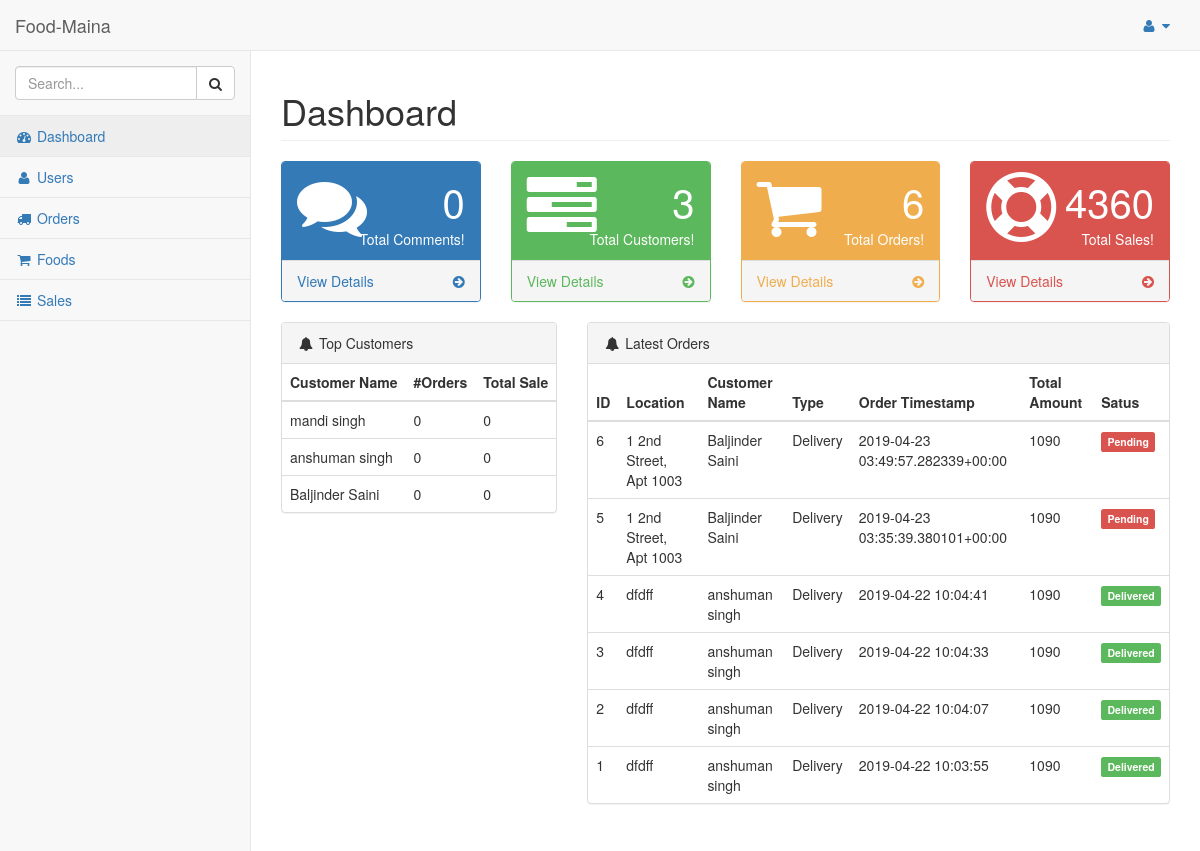
The app's page /dashboard/admin/ (signed in), older data.
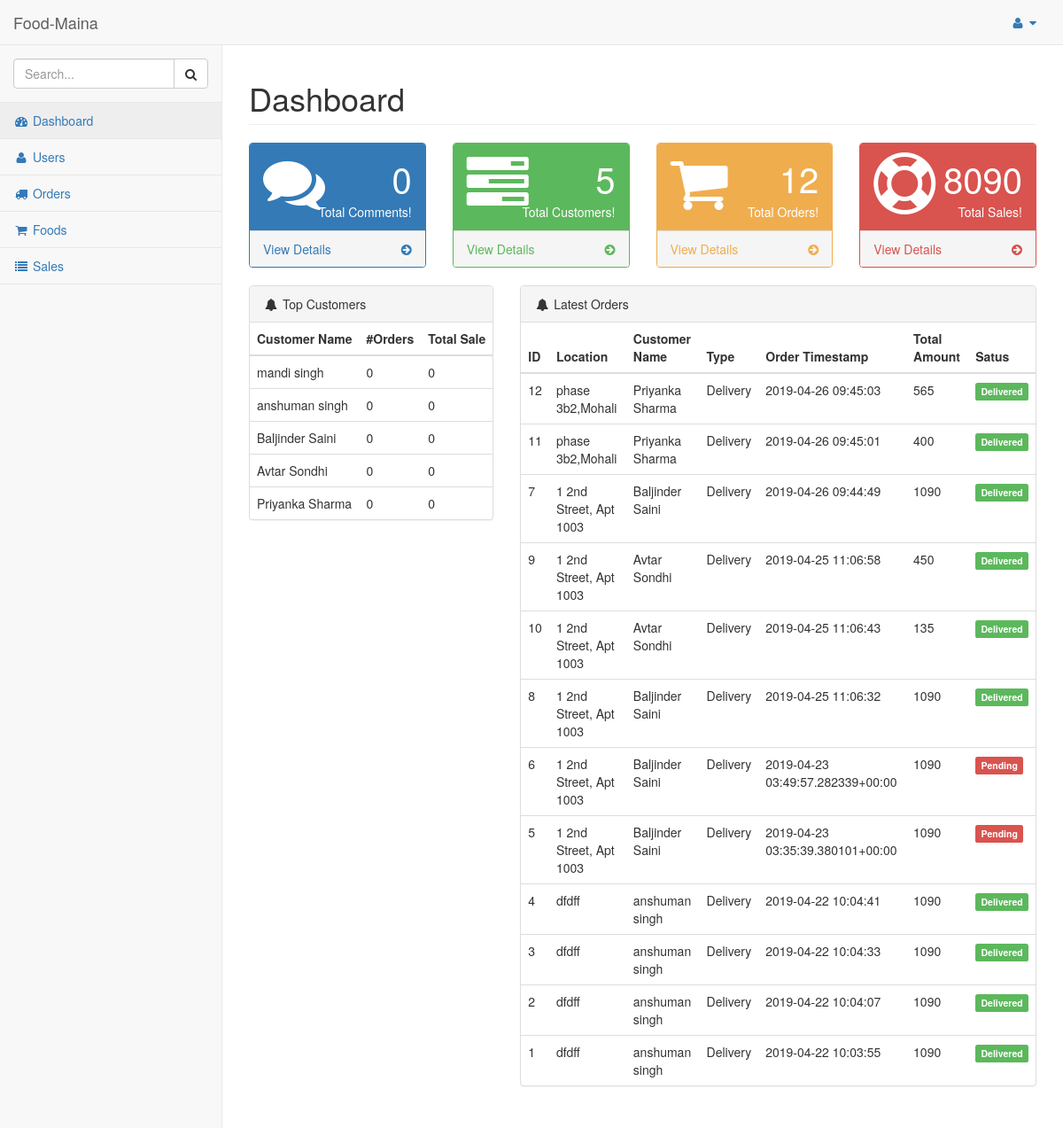
The same page, newer data.
### hotel/models.py (models this page shows, shortened)
class Customer(models.Model):
    pending = 'Pending'
    verified = 'Verified'
    STATUS = (
        (pending,pending),
        (verified,verified),
    )
    customer = models.ForeignKey(User, on_delete=models.CASCADE)
    address = models.TextField()
    contact = models.CharField(max_length = 10)
    orders = models.IntegerField(default=0)
    total_sale = models.IntegerField(default=0)

class Order(models.Model):
    pending = 'Pending'
    completed = 'Completed'
    STATUS = (
        (pending,pending),
        (completed,completed),
    )
    cod = 'Cash On Delivery'
    card = 'Card Payment'
    upi = 'UPI Payment'
    PAYMENT = (
        (cod,cod),
        (card,card),
        (upi,upi),
    )
    pickup = 'PickUp'
    delivery = 'Delivery'
    TYPE = (
        (pickup, pickup),
        (delivery, delivery),
    )
    customer = models.ForeignKey(Customer,on_delete=models.CASCADE)
    order_timestamp = models.CharField(max_length=100, blank=True)
    delivery_timestamp = models.CharField(max_length=100, blank=True)
    payment_status = models.CharField(max_length = 100, choices = STATUS)
    delivery_status = models.CharField(max_length = 100, choices = STATUS)
    if_cancelled = models.BooleanField(default = False)
    total_amount = models.IntegerField()
    payment_method = models.CharField(max_length = 100, choices = PAYMENT)
    location = models.CharField(max_length=200, blank=True, null=True)
    delivery_boy = models.ForeignKey(Staff,on_delete=models.CASCADE, null=True, blank=True)

### hotel/views.py (the view)
# urls.py: url(r'^dashboard/admin/$', views.dashboard_admin, name='dashboard_admin'),
@login_required
@staff_member_required
def dashboard_admin(request):
    comments = Comment.objects.count()
    orders = Order.objects.count()
    customers = Customer.objects.count()
    completed_orders = Order.objects.filter(payment_status="Completed")
    top_customers = Customer.objects.filter().order_by('-total_sale')
    latest_orders = Order.objects.filter().order_by('-order_timestamp')
    datas = Data.objects.filter().order_by('date')
    sales = 0
    for order in completed_orders:
        sales += order.total_amount
    context = {
        'comments':comments,
        'orders':orders,
        'customers':customers,
        'sales':sales,
        'top_customers': top_customers,
        'latest_orders':latest_orders,
        'datas':datas,
    }
    return render(request, 'admin_temp/index.html', context)

### hotel/templates/admin_temp/index.html (shortened to what the changed rows need)
{% load staticfiles %}
{% include "includes/base.html" %}
<div id="page-wrapper">
    <div class="row">
        <div class="col-lg-12">
            <h1 class="page-header">Dashboard</h1>
        </div>
    </div>
    <div class="row">
        <div class="col-lg-3 col-md-6">
            <div class="panel panel-green">
                <div class="panel-heading">
                    <div class="row">
                        <div class="col-xs-9 text-right">
                            <div class="huge">{{customers}}</div>
                            <div>Total Customers!</div>
                        </div>
                    </div>
                </div>
            </div>
        </div>
        <div class="col-lg-3 col-md-6">
            <div class="panel panel-yellow">
                <div class="panel-heading">
                    <div class="row">
                        <div class="col-xs-9 text-right">
                            <div class="huge">{{orders}}</div>
                            <div>Total Orders!</div>
                        </div>
                    </div>
                </div>
            </div>
        </div>
        <div class="col-lg-3 col-md-6">
            <div class="panel panel-red">
                <div class="panel-heading">
                    <div class="row">
                        <div class="col-xs-9 text-right">
                            <div class="huge">{{sales}}</div>
                            <div>Total Sales!</div>
                        </div>
                    </div>
                </div>
            </div>
        </div>
    </div>
            <div class="row">
                <div class="col-lg-4">
                    <div class="panel panel-default">
                        <table class="table">
                          <thead>
                            <tr>
                              <th scope="col">Customer Name</th>
                              <th scope="col">#Orders</th>
                              <th scope="col">Total Sale</th>
                            </tr>
                          </thead>
                          <tbody>
                            {% for customer in top_customers %}
                            <tr>
                              <td>{{customer.customer.first_name}} {{customer.customer.last_name}}</td>
                              <td>{{customer.orders}}</td>
                              <td>{{customer.total_sale}}</td>
                            </tr>
                            {% endfor %}
                          </tbody>
                        </table>
                    </div>
                </div>
                <div class="col-lg-8">
                    <div class="panel panel-default">
                        <table class="table">
                          <thead>
                            <tr>
                              <th scope="col">ID</th>
                              <th scope="col">Location</th>
                              <th scope="col">Customer Name</th>
                              <th scope="col">Type</th>
                              <th scope="col">Order Timestamp</th>
                              <th scope="col">Total Amount</th>
                              <th scope="col">Satus</th>
                            </tr>
                          </thead>
                          <tbody>
                            {% for order in latest_orders %}
                            <tr>
                              <td>{{order.id}}</td>
                              <td>{{order.location}}</td>
                              <td>{{order.customer.customer.first_name}} {{order.customer.customer.last_name}}</td>
                              <td>Delivery</td>
                              <td>{{order.order_timestamp}}</td>
                              <td>{{order.total_amount}}</td>
                              <td>
                                  {% if order.delivery_status == "Completed" %}
                                    <span class="label label-success">Delivered</span>
                                  {% elif order.delivery_status == "Processing" %}
                                    <span class="label label-warning">Processing</span>
                                  {% else %}
                                    <span class="label label-danger">Pending</span>
                                  {% endif %}
                              </td>
                            </tr>
                            {% endfor %}
                          </tbody>
                        </table>
                    </div>
                </div>
            </div>
        </div>
    </div>
{% include "includes/scripts.html" %}

Row changes from the older to the newer data that the page shows:
added Customer: customer.first_name "Avtar", customer.last_name "Sondhi", orders "0", total_sale "0"
added Customer: customer.first_name "Priyanka", customer.last_name "Sharma", orders "0", total_sale "0"
added Order: id "12", location "phase 3b2,Mohali", customer.customer.first_name "Priyanka", customer.customer.last_name "Sharma", order_timestamp "2019-04-26 09:45:03", total_amount "565", delivery_status "Delivered"
added Order: id "11", location "phase 3b2,Mohali", customer.customer.first_name "Priyanka", customer.customer.last_name "Sharma", order_timestamp "2019-04-26 09:45:01", total_amount "400", delivery_status "Delivered"
added Order: id "7", location "1 2nd Street, Apt 1003", customer.customer.first_name "Baljinder", customer.customer.last_name "Saini", order_timestamp "2019-04-26 09:44:49", total_amount "1090", delivery_status "Delivered"
added Order: id "9", location "1 2nd Street, Apt 1003", customer.customer.first_name "Avtar", customer.customer.last_name "Sondhi", order_timestamp "2019-04-25 11:06:58", total_amount "450", delivery_status "Delivered"
added Order: id "10", location "1 2nd Street, Apt 1003", customer.customer.first_name "Avtar", customer.customer.last_name "Sondhi", order_timestamp "2019-04-25 11:06:43", total_amount "135", delivery_status "Delivered"
added Order: id "8", location "1 2nd Street, Apt 1003", customer.customer.first_name "Baljinder", customer.customer.last_name "Saini", order_timestamp "2019-04-25 11:06:32", total_amount "1090", delivery_status "Delivered"
Text that changed along with them:
{{ customers }}: "3" → "5"
{{ orders }}: "6" → "12"
{{ sales }}: "4360" → "8090"
